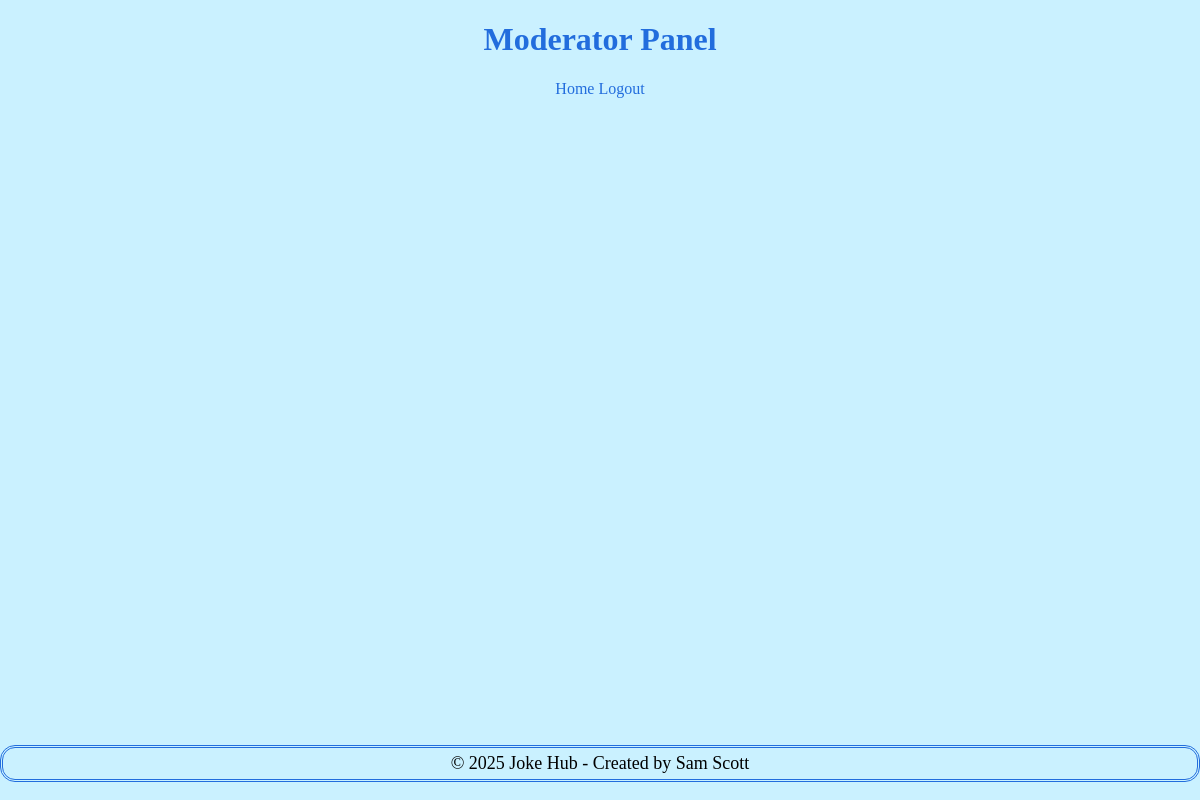
The app's page /moderate, older data.
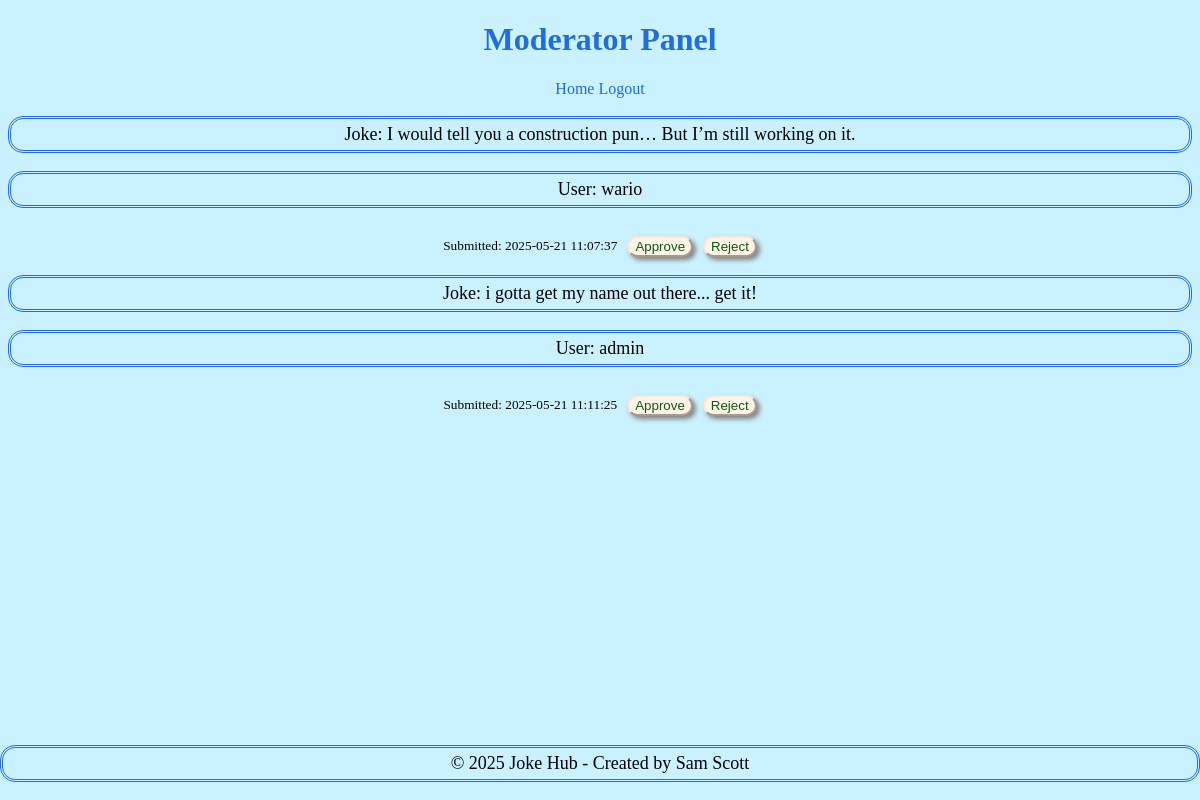
The same page, newer data.
### tables this page shows
CREATE TABLE jokes (  -- jokes table for users to insert jokes
                id INTEGER PRIMARY KEY AUTOINCREMENT,
                content TEXT NOT NULL,
                timestamp TEXT NOT NULL,
                user_id INTEGER, --replacing this use instead of username
                rating REAL DEFAULT 0, 
                approved INTEGER DEFAULT 0,
                FOREIGN KEY(user_id) REFERENCES users(id) ON DELETE CASCADE 
                --Setting up the table with ON DELETE CASCADE, then deleting the user will automatically delete all related data(which is what we want!) 
            );

CREATE TABLE users ( --users table 
                id INTEGER PRIMARY KEY AUTOINCREMENT, 
                username TEXT UNIQUE NOT NULL,
                password TEXT NOT NULL,
                is_admin INTEGER DEFAULT 0
              );

### app.py (the view)
@app.route('/moderate')
def moderate():
    conn = sqlite3.connect('jokes.db')
    conn.row_factory = sqlite3.Row
    c = conn.cursor()
    c.execute('''
                SELECT "jokes"."id", "jokes"."content", "jokes"."timestamp", "users".username
                FROM "jokes"
                JOIN "users" ON "jokes"."user_id" = "users"."id"
                WHERE "approved" = 0
     ''')
    jokes = c.fetchall() #find all unapproved jokes to moderate
    conn.close()
    return render_template('moderate.html', jokes=jokes)

### templates/moderate.html (shortened to what this page needs)
<!DOCTYPE html>
<html lang="en">
<head>
    <link rel="stylesheet" href="{{ url_for('static', filename='css/index.css') }}">
</head>
<body>
    <h1>Moderator Panel</h1>
    <a href="{{ url_for('index')  }}">Home</a>
    <a href="{{ url_for('logout') }}">Logout</a>
    {% for joke in jokes %}
        <p>Joke: {{ joke['content'] }}</p>
        <p>User: {{ joke['username'] }}</p>
        <div class="aligning-content" id="joke-{{ joke['id'] }}">
            <small>Submitted: {{ joke['timestamp'] }}</small>
            <button onclick="approveJoke('{{ joke[id] }}')">Approve</button>
            <button onclick="rejectJoke('{{ joke[id] }}')">Reject</button>
        </div>
        {% endfor %}
    <footer>
        <p>&copy; 2025 Joke Hub - Created by Sam Scott </p>
    </footer>
</body>
</html>

### static/css/index.css (style rules this page uses)
body { background-color:rgb(202, 241, 255); text-align: center; }
h1 { color: rgb(34, 109, 221); }
p { font-size: 18px; padding: 5px 50px 5px 50px; border: 3px double rgb(34, 109, 221); border-radius: 15px; }
button { display: inline-block; color: rgb(13, 90, 13); background-color: rgb(255, 244, 233); border-radius: 15px; border-color: rgb(252, 230, 209); box-shadow: 3px 3px 5px grey; }
a { color: rgb(34, 109, 221); text-decoration: none; }
footer { position: fixed; left: 0; bottom: 0; width: 100%; text-align: center; }
.aligning-content { display: flex; flex-direction: row; justify-content: center; align-items: center; padding-top: 10px; gap: 10px; }

Row changes from the older to the newer data that the page shows:
added jokes: content "I would tell you a construction pun… But I’m still working on it.", username "wario", timestamp "2025-05-21 11:07:37"
added jokes: content "i gotta get my name out there... get it!", username "admin", timestamp "2025-05-21 11:11:25"
